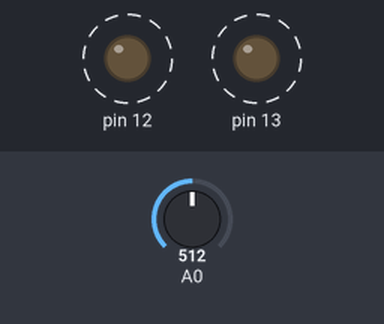
A sketch run on a simulated Arduino Uno, built with avr-gcc and run on an emulated ATmega328P. Shown: output pins drawn as LEDs (lit = HIGH). Dashed ring = blinking. The inputs (shaded band) are chosen by the test bench; at power-on: A0 = 512.

Above: at 1.8 s.
1.9 s: A0 set to 0
At 3.3 s:
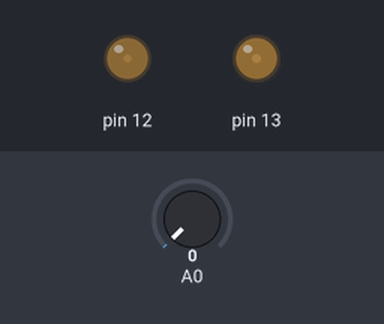
3.6 s: A0 set to 122
At 3.9 s:
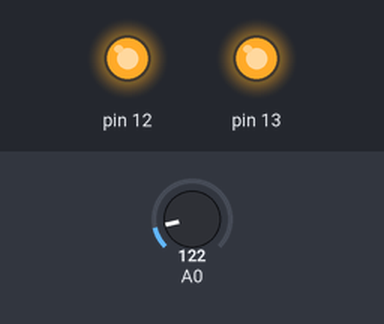
Timing chart, 0 to 13.1 s (numbered marks = the images above; inputs shaded):
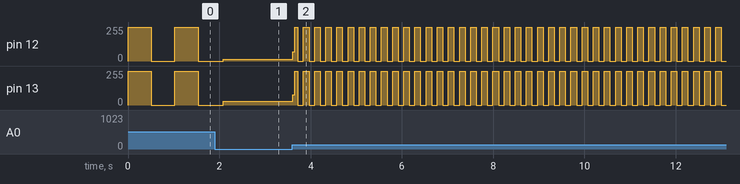

Measured:
- after the input at 3.6 s, pin 12: 15/255 → 68/255 at once, then moves between 0/255 and 255/255, repeating every 0.24 s; pin 13: 28/255 → 78/255 at once, then moves between 0/255 and 255/255, repeating every 0.24 s
- by itself, pin 12, pin 13: alternates 255/255 for 0.51 s and 0/255 for 0.51 s

The sketch:

metrenome.ino
```cpp
void setup() {
  // put your setup code here, to run once:
pinMode(13, OUTPUT);
pinMode(12, OUTPUT);
}

void loop() {
  // put your main code here, to run repeatedly:
int sensorValue;
sensorValue = analogRead(0);
digitalWrite(13, HIGH);
digitalWrite(12,HIGH);
delay(sensorValue);
digitalWrite(12,LOW);
digitalWrite(13, LOW);
delay(sensorValue);
}
```
